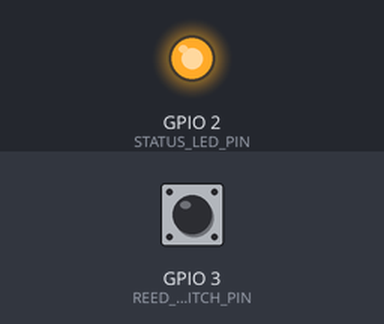
Recording of a sketch running on a simulated ESP8266 (NodeMCU). On the bench: output pins drawn as LEDs (lit = HIGH). The inputs (shaded band) are chosen by the test bench; at power-on: GPIO 3 (REED_SWITCH_PIN) HIGH.

Above: at 1.2 s.
1.3 s: GPIO 3 (REED_SWITCH_PIN) pulled LOW for 0.15 s
At 1.75 s:
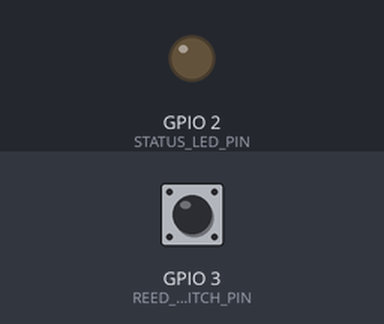
Timing chart, 0 to 10.3 s (numbered marks = the images above; inputs shaded):
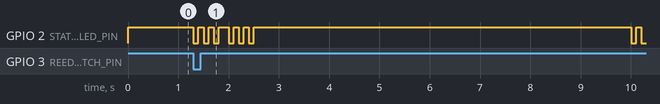

The sketch:

sensor_v3.ino
```cpp
/*
 * ESP-01 Sensor Code - ส่งสัญญาณสถานะ Switch แม่เหล็กไปยัง Gateway
 * ใช้ ESP-NOW Protocol สำหรับการสื่อสาร
 *
 * การต่อวงจร ESP-01 (วิธีที่ 4 - ใช้ RXD):
 * - GPIO3 (RXD): Reed Switch (Pull-up ภายใน)
 * - GPIO2: LED สถานะ (Optional)
 * - GPIO0: ปล่อยว่าง หรือ Pull-up 10kΩ ไป VCC (เพื่อ boot ปกติ)
 * - VCC: 3.3V
 * - GND: Ground
 *
 * วงจร Reed Switch:
 * GPIO3 (RXD) ---|Reed Switch|--- GND
 *
 * *** สำคัญ:
 * 1. ต้องเปลี่ยน SENSOR_ID ในแต่ละตัวให้ต่างกัน (1-7)
 * 2. ปิด Serial.begin() เพราะใช้ RXD เป็น GPIO
 * 3. ห้ามใช้ Serial.print() ใดๆ
 * 4. RXD สะอาดกว่า TXD (ไม่มี boot message)
 */

  #include <ESP8266WiFi.h>
  #include <espnow.h>   //สำหรับ ESP8266


// กำหนดค่าสำคัญ - *** เปลี่ยนในแต่ละ sensor ***
#define SENSOR_ID 1  // เปลี่ยนเป็น 1,2,3,4,5,6,7 ในแต่ละตัว

// MAC Address ของ Gateway ESP32 - *** ต้องใส่ MAC จริงของ Gateway *** 24:d7:eb:0e:f1:fc
uint8_t gateway_mac[] = {0x24, 0xD7, 0xEB, 0x0E, 0xF1, 0xFC}; // เปลี่ยนเป็น MAC จริง

// กำหนด PIN - ใช้ RXD (GPIO3)
#define REED_SWITCH_PIN 3   // GPIO3 (RXD) สำหรับ reed switch
#define STATUS_LED_PIN 2    // GPIO2 สำหรับ LED สถานะ

// โครงสร้างข้อมูลที่ส่งไป Gateway
typedef struct sensor_message {
  uint8_t sensor_id;      // ID ของ sensor
  bool switch_status;     // สถานะ switch (true=closed, false=open)
  uint32_t timestamp;     // timestamp
} sensor_message;

// ตัวแปรสำหรับจัดการสถานะ
bool last_switch_state = true;
unsigned long last_send_time = 0;
unsigned long last_heartbeat = 0;
const unsigned long SEND_INTERVAL = 1000;      // ส่งทุก 1 วินาที เมื่อมีการเปลี่ยนแปลง
const unsigned long HEARTBEAT_INTERVAL = 10000; // ส่ง heartbeat ทุก 10 วินาที

void setup() {
  // *** สำคัญ: ห้ามใช้ Serial.begin() เพราะใช้ RXD เป็น GPIO ***
  // Serial.begin(115200);

  // กำหนด PIN Mode
  pinMode(REED_SWITCH_PIN, INPUT_PULLUP);  // GPIO3 (RXD) สำหรับ reed switch
  pinMode(STATUS_LED_PIN, OUTPUT);         // GPIO2 สำหรับ LED

  // แสดงสถานะเริ่มต้น
  digitalWrite(STATUS_LED_PIN, LOW);

  // เริ่มต้น WiFi
  WiFi.mode(WIFI_STA);
  WiFi.disconnect();

  // Serial.printf("Sensor ID: %d\n", SENSOR_ID);
  // Serial.println("MAC Address: " + WiFi.macAddress());

  // เริ่มต้น ESP-NOW
  if (esp_now_init() != 0) {
    // Serial.println("Error initializing ESP-NOW");
    errorBlink();
    ESP.restart();
  }

  // กำหนดบทบาทเป็น Controller
  esp_now_set_self_role(ESP_NOW_ROLE_CONTROLLER);

  // ลงทะเบียน callback สำหรับการส่งข้อมูล
  esp_now_register_send_cb(onDataSent);

  // เพิ่ม Gateway เป็น Peer
  if (esp_now_add_peer(gateway_mac, ESP_NOW_ROLE_SLAVE, 1, NULL, 0) != 0) {
    // Serial.println("Failed to add Gateway as peer");
    errorBlink();
  }

  // Serial.println("ESP-01 Sensor Ready");

  // อ่านสถานะเริ่มต้น
  last_switch_state = digitalRead(REED_SWITCH_PIN);

  // ส่งข้อมูลเริ่มต้น
  sendSensorData(true);

  // แสดงสถานะพร้อมทำงาน
  digitalWrite(STATUS_LED_PIN, HIGH);
}

void loop() {
  // อ่านสถานะ switch
  bool current_switch_state = digitalRead(REED_SWITCH_PIN);
  unsigned long current_time = millis();

  // ตรวจสอบการเปลี่ยนแปลงสถานะ
  if (current_switch_state != last_switch_state) {
    // Serial.printf("Switch state changed: %s\n",
    //               current_switch_state ? "CLOSED" : "OPEN");

    // ส่งข้อมูลทันทีเมื่อมีการเปลี่ยนแปลง
    sendSensorData(false);
    last_switch_state = current_switch_state;
    last_send_time = current_time;

    // กระพริบ LED เมื่อส่งข้อมูล
    blinkStatusLED();
  }

  // ส่ง Heartbeat ทุก 10 วินาที
  if (current_time - last_heartbeat > HEARTBEAT_INTERVAL) {
    sendSensorData(true);
    last_heartbeat = current_time;
    blinkStatusLED();
  }

  // เข้าสู่โหมดประหยัดไฟ
  delay(100);
}

void sendSensorData(bool is_heartbeat) {
  sensor_message msg;
  msg.sensor_id = SENSOR_ID;
  msg.switch_status = digitalRead(REED_SWITCH_PIN);
  msg.timestamp = millis();

  // ส่งข้อมูล
  esp_now_send(gateway_mac, (uint8_t *) &msg, sizeof(msg));

  // if (is_heartbeat) {
  //   Serial.printf("Heartbeat sent - Switch: %s\n",
  //                msg.switch_status ? "CLOSED" : "OPEN");
  // } else {
  //   Serial.printf("Alert sent - Switch: %s\n",
  //                 msg.switch_status ? "CLOSED" : "OPEN");
  // }
}

// Callback เมื่อส่งข้อมูลเสร็จ
void onDataSent(uint8_t *mac_addr, uint8_t sendStatus) {
  if (sendStatus == 0) {
    //Serial.println("Data sent successfully");
  } else {
    //Serial.println("Error sending data");
    errorBlink();
  }
}

void blinkStatusLED() {
  for (int i = 0; i < 3; i++) {
    digitalWrite(STATUS_LED_PIN, LOW);
    delay(100);
    digitalWrite(STATUS_LED_PIN, HIGH);
    delay(100);
  }
}

void errorBlink() {
  // กระพริบเร็วแสดงข้อผิดพลาด
  for (int i = 0; i < 10; i++) {
    digitalWrite(STATUS_LED_PIN, LOW);
    delay(50);
    digitalWrite(STATUS_LED_PIN, HIGH);
    delay(50);
  }
}
```
